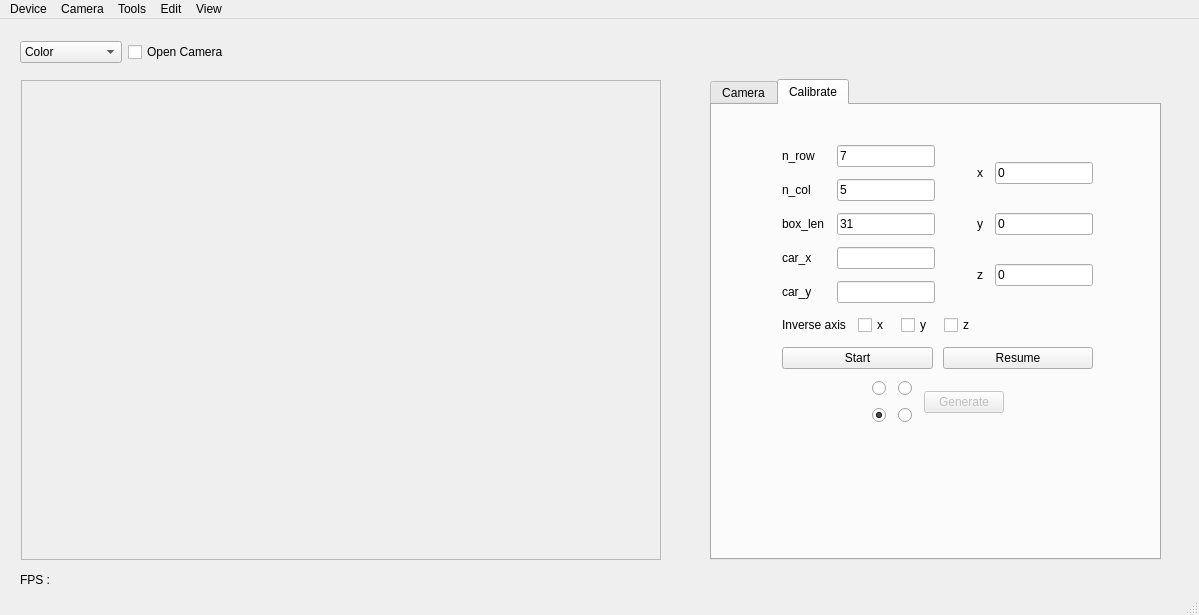
<?xml version="1.0" encoding="UTF-8"?>
<ui version="4.0">
 <class>MainWindow</class>
 <widget class="QMainWindow" name="MainWindow">
  <property name="geometry">
   <rect>
    <x>0</x>
    <y>0</y>
    <width>1199</width>
    <height>615</height>
   </rect>
  </property>
  <property name="windowTitle">
   <string>Camera Tool</string>
  </property>
  <widget class="QWidget" name="centralwidget">
   <widget class="QLabel" name="cover">
    <property name="geometry">
     <rect>
      <x>21</x>
      <y>61</y>
      <width>640</width>
      <height>480</height>
     </rect>
    </property>
    <property name="frameShape">
     <enum>QFrame::StyledPanel</enum>
    </property>
    <property name="frameShadow">
     <enum>QFrame::Plain</enum>
    </property>
    <property name="text">
     <string/>
    </property>
   </widget>
   <widget class="QTabWidget" name="tabWidget">
    <property name="geometry">
     <rect>
      <x>710</x>
      <y>60</y>
      <width>451</width>
      <height>481</height>
     </rect>
    </property>
    <property name="currentIndex">
     <number>1</number>
    </property>
    <widget class="QWidget" name="tab">
     <attribute name="title">
      <string>Camera</string>
     </attribute>
    </widget>
    <widget class="QWidget" name="tab_2">
     <attribute name="title">
      <string>Calibrate</string>
     </attribute>
     <widget class="QWidget" name="layoutWidget1">
      <property name="geometry">
       <rect>
        <x>70</x>
        <y>40</y>
        <width>311</width>
        <height>361</height>
       </rect>
      </property>
      <layout class="QVBoxLayout" name="verticalLayout">
       <property name="spacing">
        <number>12</number>
       </property>
       <property name="sizeConstraint">
        <enum>QLayout::SetDefaultConstraint</enum>
       </property>
       <item>
        <layout class="QHBoxLayout" name="horizontalLayout_2">
         <item>
          <layout class="QGridLayout" name="gridLayout">
           <item row="3" column="1">
            <widget class="QLineEdit" name="editCarX"/>
           </item>
           <item row="1" column="1">
            <widget class="QLineEdit" name="editNumY">
             <property name="inputMask">
              <string/>
             </property>
             <property name="text">
              <string>5</string>
             </property>
             <property name="frame">
              <bool>true</bool>
             </property>
             <property name="echoMode">
              <enum>QLineEdit::Normal</enum>
             </property>
             <property name="cursorPosition">
              <number>1</number>
             </property>
            </widget>
           </item>
           <item row="1" column="0">
            <widget class="QLabel" name="label_3">
             <property name="text">
              <string>n_col</string>
             </property>
            </widget>
           </item>
           <item row="4" column="1">
            <widget class="QLineEdit" name="editCarY"/>
           </item>
           <item row="0" column="1">
            <widget class="QLineEdit" name="editNumX">
             <property name="text">
              <string>7</string>
             </property>
            </widget>
           </item>
           <item row="3" column="0">
            <widget class="QLabel" name="label_5">
             <property name="text">
              <string>car_x</string>
             </property>
            </widget>
           </item>
           <item row="2" column="0">
            <widget class="QLabel" name="label_6">
             <property name="text">
              <string>box_len</string>
             </property>
            </widget>
           </item>
           <item row="4" column="0">
            <widget class="QLabel" name="label_4">
             <property name="text">
              <string>car_y</string>
             </property>
            </widget>
           </item>
           <item row="0" column="0">
            <widget class="QLabel" name="label_2">
             <property name="text">
              <string>n_row</string>
             </property>
            </widget>
           </item>
           <item row="2" column="1">
            <widget class="QLineEdit" name="editBoxLen">
             <property name="text">
              <string>31</string>
             </property>
            </widget>
           </item>
          </layout>
         </item>
         <item>
          <spacer name="horizontalSpacer">
           <property name="orientation">
            <enum>Qt::Horizontal</enum>
           </property>
           <property name="sizeHint" stdset="0">
            <size>
             <width>40</width>
             <height>20</height>
            </size>
           </property>
          </spacer>
         </item>
         <item>
          <layout class="QGridLayout" name="gridLayout_5">
           <item row="1" column="1">
            <widget class="QLineEdit" name="editWorldY">
             <property name="text">
              <string>0</string>
             </property>
            </widget>
           </item>
           <item row="0" column="0">
            <widget class="QLabel" name="label_26">
             <property name="text">
              <string>x</string>
             </property>
            </widget>
           </item>
           <item row="1" column="0">
            <widget class="QLabel" name="label_22">
             <property name="text">
              <string>y</string>
             </property>
            </widget>
           </item>
           <item row="0" column="1">
            <widget class="QLineEdit" name="editWorldX">
             <property name="text">
              <string>0</string>
             </property>
            </widget>
           </item>
           <item row="2" column="1">
            <widget class="QLineEdit" name="editWorldZ">
             <property name="text">
              <string>0</string>
             </property>
            </widget>
           </item>
           <item row="2" column="0">
            <widget class="QLabel" name="label_24">
             <property name="text">
              <string>z</string>
             </property>
            </widget>
           </item>
          </layout>
         </item>
        </layout>
       </item>
       <item>
        <layout class="QHBoxLayout" name="horizontalLayout_3">
         <item>
          <widget class="QLabel" name="label_23">
           <property name="text">
            <string>Inverse axis</string>
           </property>
          </widget>
         </item>
         <item>
          <widget class="QCheckBox" name="chkInvX">
           <property name="text">
            <string>x</string>
           </property>
          </widget>
         </item>
         <item>
          <widget class="QCheckBox" name="chkInvY">
           <property name="text">
            <string>y</string>
           </property>
          </widget>
         </item>
         <item>
          <widget class="QCheckBox" name="chkInvZ">
           <property name="text">
            <string>z</string>
           </property>
          </widget>
         </item>
         <item>
          <spacer name="horizontalSpacer_2">
           <property name="orientation">
            <enum>Qt::Horizontal</enum>
           </property>
           <property name="sizeHint" stdset="0">
            <size>
             <width>40</width>
             <height>20</height>
            </size>
           </property>
          </spacer>
         </item>
        </layout>
       </item>
       <item>
        <layout class="QHBoxLayout" name="horizontalLayout">
         <property name="spacing">
          <number>10</number>
         </property>
         <item>
          <widget class="QPushButton" name="btnCaliStart">
           <property name="text">
            <string>Start</string>
           </property>
          </widget>
         </item>
         <item>
          <widget class="QPushButton" name="btnCaliContinue">
           <property name="text">
            <string>Resume</string>
           </property>
          </widget>
         </item>
        </layout>
       </item>
       <item>
        <layout class="QHBoxLayout" name="horizontalLayout_7">
         <item>
          <spacer name="horizontalSpacer_4">
           <property name="orientation">
            <enum>Qt::Horizontal</enum>
           </property>
           <property name="sizeHint" stdset="0">
            <size>
             <width>40</width>
             <height>20</height>
            </size>
           </property>
          </spacer>
         </item>
         <item>
          <layout class="QGridLayout" name="gridLayout_3">
           <item row="1" column="1">
            <widget class="QRadioButton" name="rbtnDR">
             <property name="text">
              <string/>
             </property>
            </widget>
           </item>
           <item row="1" column="0">
            <widget class="QRadioButton" name="rbtnDL">
             <property name="text">
              <string/>
             </property>
             <property name="checked">
              <bool>true</bool>
             </property>
            </widget>
           </item>
           <item row="0" column="0">
            <widget class="QRadioButton" name="rbtnUL">
             <property name="text">
              <string/>
             </property>
             <property name="checked">
              <bool>false</bool>
             </property>
            </widget>
           </item>
           <item row="0" column="1">
            <widget class="QRadioButton" name="rbtnUR">
             <property name="text">
              <string/>
             </property>
            </widget>
           </item>
          </layout>
         </item>
         <item>
          <widget class="QPushButton" name="btnCaliGen">
           <property name="enabled">
            <bool>false</bool>
           </property>
           <property name="text">
            <string>Generate</string>
           </property>
          </widget>
         </item>
         <item>
          <spacer name="horizontalSpacer_5">
           <property name="orientation">
            <enum>Qt::Horizontal</enum>
           </property>
           <property name="sizeHint" stdset="0">
            <size>
             <width>40</width>
             <height>20</height>
            </size>
           </property>
          </spacer>
         </item>
        </layout>
       </item>
       <item>
        <widget class="QLabel" name="info">
         <property name="font">
          <font>
           <pointsize>20</pointsize>
          </font>
         </property>
         <property name="text">
          <string/>
         </property>
         <property name="alignment">
          <set>Qt::AlignCenter</set>
         </property>
        </widget>
       </item>
      </layout>
     </widget>
    </widget>
   </widget>
   <widget class="QWidget" name="layoutWidget2">
    <property name="geometry">
     <rect>
      <x>20</x>
      <y>20</y>
      <width>209</width>
      <height>26</height>
     </rect>
    </property>
    <layout class="QHBoxLayout" name="horizontalLayout_4">
     <item>
      <widget class="QComboBox" name="comBoxMode">
       <item>
        <property name="text">
         <string>Color</string>
        </property>
       </item>
       <item>
        <property name="text">
         <string>Depth</string>
        </property>
       </item>
       <item>
        <property name="text">
         <string>Infrared 1</string>
        </property>
       </item>
       <item>
        <property name="text">
         <string>Infrared 2</string>
        </property>
       </item>
      </widget>
     </item>
     <item>
      <widget class="QCheckBox" name="checkBox">
       <property name="text">
        <string>Open Camera</string>
       </property>
      </widget>
     </item>
    </layout>
   </widget>
   <widget class="QWidget" name="layoutWidget3">
    <property name="geometry">
     <rect>
      <x>20</x>
      <y>550</y>
      <width>311</width>
      <height>22</height>
     </rect>
    </property>
    <layout class="QHBoxLayout" name="horizontalLayout_6">
     <property name="spacing">
      <number>8</number>
     </property>
     <item>
      <layout class="QHBoxLayout" name="horizontalLayout_5">
       <property name="sizeConstraint">
        <enum>QLayout::SetDefaultConstraint</enum>
       </property>
       <item>
        <widget class="QLabel" name="label">
         <property name="text">
          <string>FPS : </string>
         </property>
        </widget>
       </item>
       <item>
        <widget class="QLabel" name="labelFps">
         <property name="text">
          <string/>
         </property>
        </widget>
       </item>
      </layout>
     </item>
     <item>
      <widget class="QLabel" name="labelRGB">
       <property name="text">
        <string/>
       </property>
      </widget>
     </item>
     <item>
      <spacer name="horizontalSpacer_3">
       <property name="orientation">
        <enum>Qt::Horizontal</enum>
       </property>
       <property name="sizeHint" stdset="0">
        <size>
         <width>40</width>
         <height>20</height>
        </size>
       </property>
      </spacer>
     </item>
    </layout>
   </widget>
   <widget class="QLabel" name="labelCoor">
    <property name="geometry">
     <rect>
      <x>340</x>
      <y>550</y>
      <width>321</width>
      <height>20</height>
     </rect>
    </property>
    <property name="text">
     <string/>
    </property>
   </widget>
  </widget>
  <widget class="QMenuBar" name="menubar">
   <property name="geometry">
    <rect>
     <x>0</x>
     <y>0</y>
     <width>1199</width>
     <height>21</height>
    </rect>
   </property>
   <widget class="QMenu" name="menuFILE">
    <property name="title">
     <string>Device</string>
    </property>
    <addaction name="actionOpen_Device"/>
    <addaction name="actionClose_Device"/>
   </widget>
   <widget class="QMenu" name="menuSelect">
    <property name="title">
     <string>Camera</string>
    </property>
    <addaction name="separator"/>
    <addaction name="separator"/>
    <addaction name="actionRealsense"/>
    <addaction name="actionZed"/>
    <addaction name="actionUsb"/>
    <addaction name="actionKinect"/>
   </widget>
   <widget class="QMenu" name="menuTools">
    <property name="title">
     <string>Tools</string>
    </property>
    <addaction name="actionhahahah"/>
    <addaction name="actionheiheiei"/>
   </widget>
   <widget class="QMenu" name="menuEdit">
    <property name="title">
     <string>Edit</string>
    </property>
    <addaction name="actionSave_Img"/>
    <addaction name="actionRecord"/>
    <addaction name="actionStop_Record"/>
   </widget>
   <widget class="QMenu" name="menuView">
    <property name="title">
     <string>View</string>
    </property>
    <addaction name="actionClear"/>
   </widget>
   <addaction name="menuFILE"/>
   <addaction name="menuSelect"/>
   <addaction name="menuTools"/>
   <addaction name="menuEdit"/>
   <addaction name="menuView"/>
  </widget>
  <widget class="QStatusBar" name="statusbar"/>
  <action name="actionRealsense">
   <property name="text">
    <string>Realsense</string>
   </property>
  </action>
  <action name="actionZed">
   <property name="text">
    <string>Zed</string>
   </property>
  </action>
  <action name="actionUsb">
   <property name="text">
    <string>Usb</string>
   </property>
  </action>
  <action name="actionKinect">
   <property name="text">
    <string>Kinect</string>
   </property>
  </action>
  <action name="actionSave_Image">
   <property name="text">
    <string>Save Image</string>
   </property>
  </action>
  <action name="actionOpen_Device">
   <property name="text">
    <string>Open Device</string>
   </property>
  </action>
  <action name="actionClose_Device">
   <property name="text">
    <string>Close Device</string>
   </property>
  </action>
  <action name="actionhahahah">
   <property name="text">
    <string>hahahah</string>
   </property>
  </action>
  <action name="actionheiheiei">
   <property name="text">
    <string>heiheiei</string>
   </property>
  </action>
  <action name="actionSave_Img">
   <property name="text">
    <string>Save Img</string>
   </property>
  </action>
  <action name="actionRecord">
   <property name="text">
    <string>Start Record</string>
   </property>
  </action>
  <action name="actionStop_Record">
   <property name="text">
    <string>Stop Record</string>
   </property>
  </action>
  <action name="actionClear">
   <property name="text">
    <string>Clear</string>
   </property>
  </action>
 </widget>
 <tabstops>
  <tabstop>editNumX</tabstop>
  <tabstop>editNumY</tabstop>
  <tabstop>editBoxLen</tabstop>
  <tabstop>editWorldX</tabstop>
  <tabstop>editWorldY</tabstop>
  <tabstop>editWorldZ</tabstop>
  <tabstop>editCarX</tabstop>
  <tabstop>editCarY</tabstop>
  <tabstop>btnCaliStart</tabstop>
  <tabstop>btnCaliContinue</tabstop>
  <tabstop>btnCaliGen</tabstop>
  <tabstop>chkInvZ</tabstop>
  <tabstop>tabWidget</tabstop>
  <tabstop>chkInvX</tabstop>
  <tabstop>rbtnDR</tabstop>
  <tabstop>rbtnDL</tabstop>
  <tabstop>rbtnUL</tabstop>
  <tabstop>rbtnUR</tabstop>
  <tabstop>chkInvY</tabstop>
  <tabstop>comBoxMode</tabstop>
  <tabstop>checkBox</tabstop>
 </tabstops>
 <resources/>
 <connections/>
</ui>
